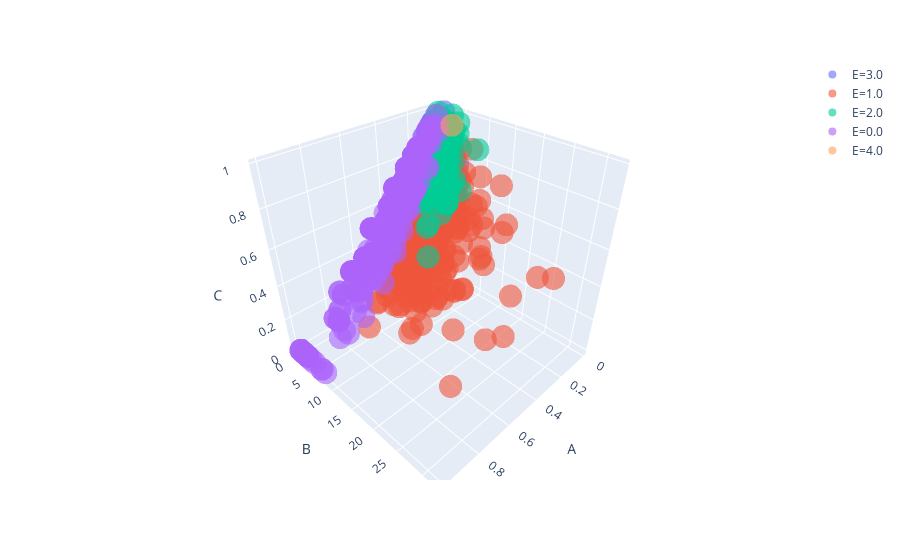

This figure's notebook cell:
### Code cell
fig = px.scatter_3d(result, x='A', y='B', z='C',opacity=0.6,color='E')

#fig = px.scatter_3d(df2, x='A', y='B', z='C',opacity=0.3)
#fig = px.scatter_3d(df, x=mod.means_[:,0], y=mod.means_[:,1], z=mod.means_[:,2])
#fig = px.scatter_3d(df, x='A', y='B', z='C')
fig.show()

### Figure 1 — Plotly figure (JSON) as saved in the notebook; plotly's stock layout.template omitted (floating-point values rounded to 4 significant figures; data arrays with more than 128 entries replaced by an {"elided": "..."} marker saying what was removed)
{"data": [{"hoverlabel": {"namelength": 0}, "hovertemplate": "E=3.0<br>A=%{x}<br>B=%{y}<br>C=%{z}", "legendgroup": "E=3.0", "marker": {"color": "#636efa", "opacity": 0.6, "symbol": "circle"}, "mode": "markers", "name": "E=3.0", "scene": "scene", "showlegend": true, "type": "scatter3d", "x": {"elided": "825 float values"}, "y": {"elided": "825 float values"}, "z": {"elided": "825 float values"}}, {"hoverlabel": {"namelength": 0}, "hovertemplate": "E=1.0<br>A=%{x}<br>B=%{y}<br>C=%{z}", "legendgroup": "E=1.0", "marker": {"color": "#EF553B", "opacity": 0.6, "symbol": "circle"}, "mode": "markers", "name": "E=1.0", "scene": "scene", "showlegend": true, "type": "scatter3d", "x": {"elided": "289 float values"}, "y": {"elided": "289 int values"}, "z": {"elided": "289 float values"}}, {"hoverlabel": {"namelength": 0}, "hovertemplate": "E=2.0<br>A=%{x}<br>B=%{y}<br>C=%{z}", "legendgroup": "E=2.0", "marker": {"color": "#00cc96", "opacity": 0.6, "symbol": "circle"}, "mode": "markers", "name": "E=2.0", "scene": "scene", "showlegend": true, "type": "scatter3d", "x": {"elided": "249 float values"}, "y": {"elided": "249 int values"}, "z": {"elided": "249 float values"}}, {"hoverlabel": {"namelength": 0}, "hovertemplate": "E=0.0<br>A=%{x}<br>B=%{y}<br>C=%{z}", "legendgroup": "E=0.0", "marker": {"color": "#ab63fa", "opacity": 0.6, "symbol": "circle"}, "mode": "markers", "name": "E=0.0", "scene": "scene", "showlegend": true, "type": "scatter3d", "x": {"elided": "268 float values"}, "y": {"elided": "268 int values"}, "z": {"elided": "268 float values"}}, {"hoverlabel": {"namelength": 0}, "hovertemplate": "E=4.0<br>A=%{x}<br>B=%{y}<br>C=%{z}", "legendgroup": "E=4.0", "marker": {"color": "#FFA15A", "opacity": 0.6, "symbol": "circle"}, "mode": "markers", "name": "E=4.0", "scene": "scene", "showlegend": true, "type": "scatter3d", "x": [0.05102], "y": [4], "z": [0.949]}], "layout": {"legend": {"tracegroupgap": 0}, "margin": {"t": 60}, "scene": {"domain": {"x": [0, 1], "y": [0, 1]}, "xaxis": {"title": {"text": "A"}}, "yaxis": {"title": {"text": "B"}}, "zaxis": {"title": {"text": "C"}}}}}
